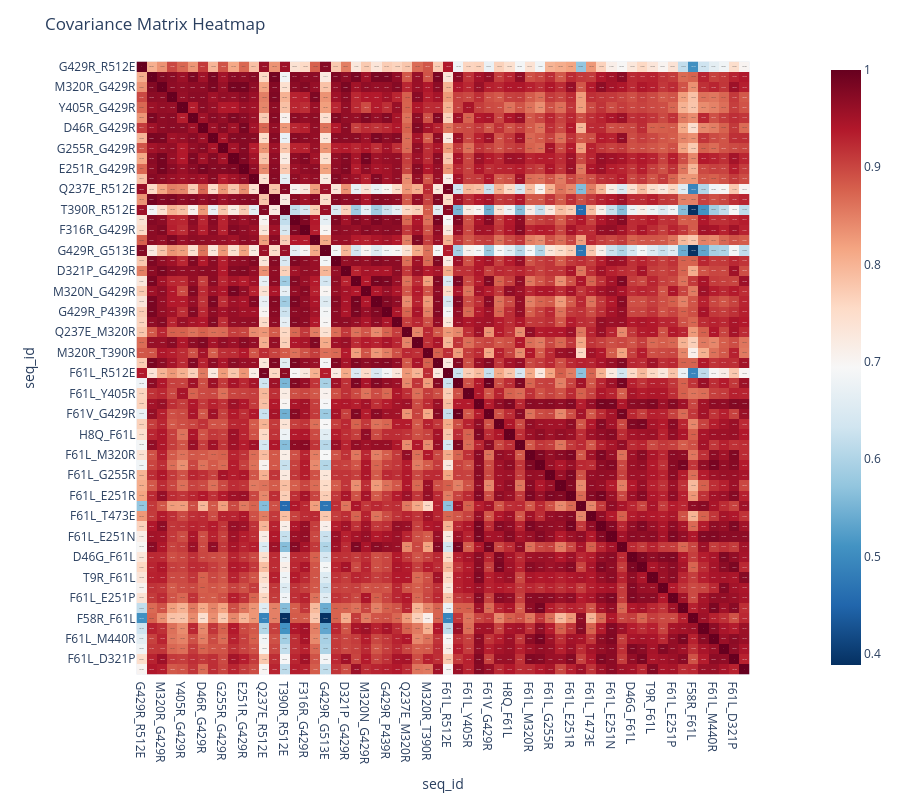

Notebook code cell kept with this figure:
### Code cell
import plotly.express as px

# Calculate correlation matrix

corr_matrix = selection_df[model_columns].T.corr()

# Create interactive heatmap
fig = px.imshow(corr_matrix, text_auto=True, color_continuous_scale='RdBu_r', height=800)
fig.update_layout(title='Covariance Matrix Heatmap')
fig.show()

### Figure 1 — Plotly figure (JSON) as saved in the notebook; plotly's stock layout.template omitted (floating-point values rounded to 4 significant figures; data arrays with more than 128 entries replaced by an {"elided": "..."} marker saying what was removed)
{"data": [{"coloraxis": "coloraxis", "hovertemplate": "seq_id: %{x}<br>seq_id: %{y}<br>color: %{z}<extra></extra>", "name": "0", "texttemplate": "%{z}", "type": "heatmap", "x": ["G429R_R512E", "H8R_G429R", "M320R_G429R", "H8K_G429R", "Y405R_G429R", "H8Q_G429R", "D46R_G429R", "S336R_G429R", "G255R_G429R", "M320G_G429R", "E251R_G429R", "E42R_G429R", "Q237E_R512E", "T9R_G429R", "T390R_R512E", "F265R_G429R", "F316R_G429R", "G429R_T473E", "G429R_G513E", "E251N_G429R", "D321P_G429R", "G429R_Q462E", "M320N_G429R", "S319R_G429R", "G429R_P439R", "F333R_G429R", "Q237E_M320R", "G429R_G492E", "M320R_T390R", "M381Y_G429R", "F61L_R512E", "F61L_G429R", "F61L_Y405R", "H8R_F61L", "F61V_G429R", "D46R_F61L", "H8Q_F61L", "F61I_G429R", "F61L_M320R", "F61L_M320G", "F61L_G255R", "H8K_F61L", "F61L_E251R", "F61L_F265R", "F61L_T473E", "F61L_S336R", "F61L_E251N", "F61A_G429R", "D46G_F61L", "F61L_D321G", "T9R_F61L", "F61L_T390R", "F61L_E251P", "F61L_M320K", "F58R_F61L", "F61L_M320T", "F61L_M440R", "F61L_T473A", "F61L_D321P", "F61L_Q462E"], "xaxis": "x", "y": ["G429R_R512E", "H8R_G429R", "M320R_G429R", "H8K_G429R", "Y405R_G429R", "H8Q_G429R", "D46R_G429R", "S336R_G429R", "G255R_G429R", "M320G_G429R", "E251R_G429R", "E42R_G429R", "Q237E_R512E", "T9R_G429R", "T390R_R512E", "F265R_G429R", "F316R_G429R", "G429R_T473E", "G429R_G513E", "E251N_G429R", "D321P_G429R", "G429R_Q462E", "M320N_G429R", "S319R_G429R", "G429R_P439R", "F333R_G429R", "Q237E_M320R", "G429R_G492E", "M320R_T390R", "M381Y_G429R", "F61L_R512E", "F61L_G429R", "F61L_Y405R", "H8R_F61L", "F61V_G429R", "D46R_F61L", "H8Q_F61L", "F61I_G429R", "F61L_M320R", "F61L_M320G", "F61L_G255R", "H8K_F61L", "F61L_E251R", "F61L_F265R", "F61L_T473E", "F61L_S336R", "F61L_E251N", "F61A_G429R", "D46G_F61L", "F61L_D321G", "T9R_F61L", "F61L_T390R", "F61L_E251P", "F61L_M320K", "F58R_F61L", "F61L_M320T", "F61L_M440R", "F61L_T473A", "F61L_D321P", "F61L_Q462E"], "yaxis": "y", "z": {"elided": "60x60 float values"}}], "layout": {"coloraxis": {"colorscale": [[0, "rgb(5,48,97)"], [0.1, "rgb(33,102,172)"], [0.2, "rgb(67,147,195)"], [0.3, "rgb(146,197,222)"], [0.4, "rgb(209,229,240)"], [0.5, "rgb(247,247,247)"], [0.6, "rgb(253,219,199)"], [0.7, "rgb(244,165,130)"], [0.8, "rgb(214,96,77)"], [0.9, "rgb(178,24,43)"], [1, "rgb(103,0,31)"]]}, "height": 800, "margin": {"t": 60}, "title": {"text": "Covariance Matrix Heatmap"}, "xaxis": {"anchor": "y", "constrain": "domain", "domain": [0, 1], "scaleanchor": "y", "title": {"text": "seq_id"}}, "yaxis": {"anchor": "x", "autorange": "reversed", "constrain": "domain", "domain": [0, 1], "title": {"text": "seq_id"}}}}
